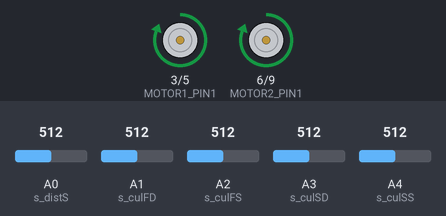
A sketch run on a simulated Arduino Uno, built with avr-gcc and run on an emulated ATmega328P. Shown: motor-driver pin pairs drawn as motors (green arrow = first pin HIGH = forward, orange = second pin HIGH = backward, longer = more drive). The test bench sets the inputs (shaded band); at power-on: A1 (s_culFD) = 512, A2 (s_culFS) = 512, A4 (s_culSS) = 512, A0 (s_distS) = 512, A3 (s_culSD) = 512. Random numbers use the default seed unless the sketch sets one.

Above: at 1.2 s.
1.3 s: A1 (s_culFD) set to 482
At 1.45 s:
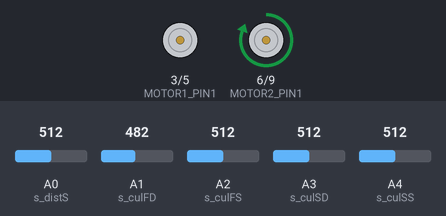
At 2.1 s:
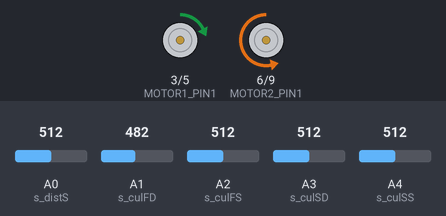
4.3 s: A2 (s_culFS) set to 490
7.3 s: A4 (s_culSS) set to 638
10.3 s: A4 (s_culSS) set to 661
At 11.4 s:
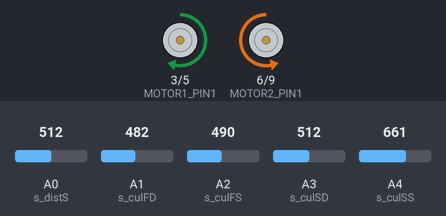
Timing chart, 0 to 14.3 s (numbered marks = the images above; inputs shaded):
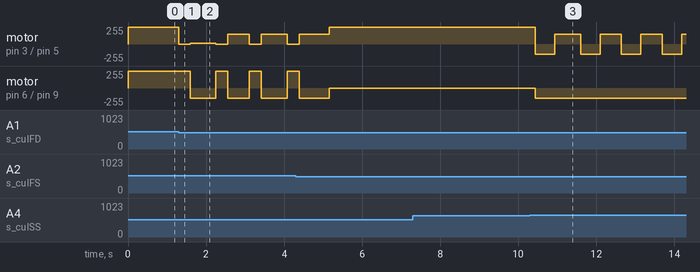

Measured:
- the behaviour switches between 500 and 499 on A1 (s_culFD) (found by bisection; images 0 and 1)
- the behaviour switches between 649 and 650 on A4 (s_culSS) (found by bisection; images 2 and 3)
- after the input at 10.3 s, motor on pin 3 (MOTOR1_PIN1) / pin 5 (MOTOR1_PIN2): forward 255/255 → backward 150/255 after 0.13 s, → forward 150/255 0.50 s later, → backward 150/255 0.67 s later, → forward 150/255 0.50 s later, … (8 changes in this stretch); motor on pin 6 (MOTOR2_PIN1) / pin 9 (MOTOR2_PIN2): stopped → backward 150/255 after 0.13 s

The sketch:

evade_in_style.ino
```cpp
//acestia sunt senzorii de culoare: x va fi inlocuit cu nr slot-ului corespunzator de pe placa;
// exemplu:
const int s_culFD = 1;//x; culoare
const int s_culFS = 2;//x; culoare
const int s_culSD = 3;//x; culoare
const int s_culSS = 4;//x; culoare
const int s_distS = 0;//x; distanta
const int MOTOR1_PIN1 = 3;
const int MOTOR1_PIN2 = 5;
const int MOTOR2_PIN1 = 6;
const int MOTOR2_PIN2 = 9;

int culFD, culFS, culSD, culSS, distS;//x; distanta

const int wait = 0, evade = 10, cruise = 20, locate = 30, engage = 40, mad = 50;
int status_robot = locate;
int rot = 1; //cw vs ccw rotation
//int state[4], no_state = 0;


unsigned long start_time = 0, run_time = 3000, current_time;
float distance;
int left = 0 , right = 0;


void go_cruise()
{
    status_robot = cruise;
    start_time = current_time;
    run_time = random(2000,5000);
    left = 150;
    right= 150;
}

void go_locate()
{
    int semn = -1;
    status_robot = locate;
    start_time = current_time;
    run_time = random(3000,6000);
    if( random(0,20) >= 11) {
      semn = 1;}
    left = 50*semn;
    right = -left;
}

void go_engage()
{
    status_robot = engage;
    start_time = current_time;
    run_time = random(10000,15000);
    left = 255;
    right =255;
}

void go_mad()
{
    status_robot = mad;
    start_time = current_time;
    run_time = random(3000,5000);
    left = 255;
    right =-255;
}

void setup()
{
  //setam slot-urile motoarelor pe OUTPUT
  pinMode(MOTOR1_PIN1, OUTPUT); //
  pinMode(MOTOR1_PIN2, OUTPUT);
  pinMode(MOTOR2_PIN1, OUTPUT);
  pinMode(MOTOR2_PIN2, OUTPUT);
  // setam toate slot-urile cu senzori pe INPUT pt a primi informatie
  Serial.begin(9600);
}

void detect_border(){
  if(culFS < 500){ //alb zona 1
       if(culSS < 650){ //alb zona 3
         go(255,0);
         delay(random(400,500));
       }else if(culFD < 500){ //alb zona 2
          go(-150,-150);
          delay(500);
          go(150,-150);
         delay(random(400,900));
       }else{
          go(-150,-150);
          delay(500);
          go(150,-150);
          delay(random(400,900));
       }
      go_cruise();
   }
   else if(culFD < 500){ //alb zona 2
     if(culSD < 800){ //alb zona 4
       go(0,255);
       delay(300);
       go(15,-150);
       delay(random(400,900));
     }else{  //alb doar acolo zona 1 a fost deja
        go(-150,-150);
        delay(500);
        go(-150,150);
        delay(random(400,900));
     }
      go_cruise();
 }
}

//structura repetitiva, loop-ul se repeta la nesfarsit
void loop()
{

  culFS = analogRead(s_culFS); // fata stanga // culoare stanga
  culSS = analogRead(s_culSS); // fata dreapta // culoare dreapta
  culSD = analogRead(s_culSD); // spate dreapta // lat stg
  culFD = analogRead(s_culFD); // spate stanga // lat dr
  float volts = analogRead(s_distS)*0.0048828125;
  distance = 65*pow(volts, -1.1);
  current_time = millis();
/*
  if(current_time% 400 == 0){
    Serial.println("\ndist \tFS \tFD \tSS \tSD");
    Serial.print(distance);
    Serial.print("\t");
    Serial.print(culFS);
    Serial.print("\t");
    Serial.print(culFD);
    Serial.print("\t");
    Serial.print(culSS);
    Serial.print("\t");
    Serial.println(culSD);
    if(status_robot == cruise)
      Serial.println("ncruise");
    else if(status_robot == locate)
      Serial.println("locate");
    else if(status_robot == engage)
      Serial.println("engage");
    Serial.println("ctime \tstime \trtime \tfeft \tright");
    Serial.print(current_time);
    Serial.print("\t");
    Serial.print(start_time);
    Serial.print("\t");
    Serial.print(run_time);
    Serial.print("\t");
    Serial.print(left);
    Serial.print("\t");
    Serial.println(right);
  }
 */

   detect_border();


   if(status_robot == cruise && start_time + run_time < current_time)
     go_locate();
   else if(status_robot == locate && start_time + run_time < current_time)
     go_cruise();
   else if(status_robot == locate && distance < 60)
     go_engage();
   else if(status_robot == engage && start_time + run_time < current_time)
     go_mad();
   else if(status_robot == mad && start_time + run_time < current_time)
     go_cruise();

 /*
 if(left == 0 ){
   left =1 ;
         go(-255,-255);
         delay(400);
 }else if(left == 1){
   left =2;
            go(255,-20);
         delay(400);
 }else
         go(0,0);
  */
   go(left,right);

}


// in functie de distS specifica daca are un corp in fata


void go(int speedLeft, int speedRight) {
  if (speedLeft > 0) {
    analogWrite(MOTOR1_PIN1, speedLeft);
    analogWrite(MOTOR1_PIN2, 0);
  } else
  {
    analogWrite(MOTOR1_PIN1, 0);
    analogWrite(MOTOR1_PIN2, -speedLeft);
  }
  if (speedRight > 0) {
    analogWrite(MOTOR2_PIN1, speedRight);
    analogWrite(MOTOR2_PIN2, 0);
  }
  else {
    analogWrite(MOTOR2_PIN1, 0);
    analogWrite(MOTOR2_PIN2, -speedRight);
  }
}
```
